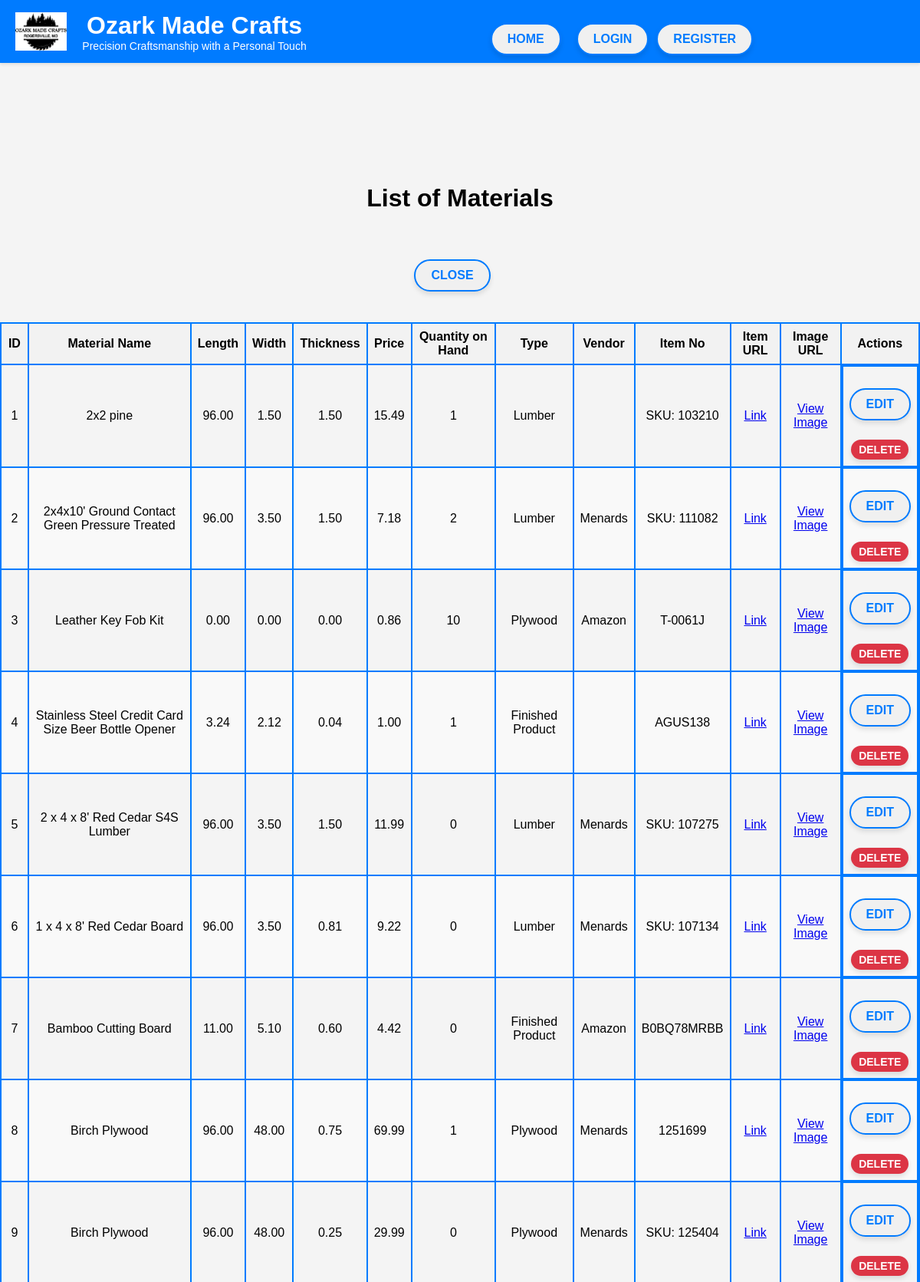
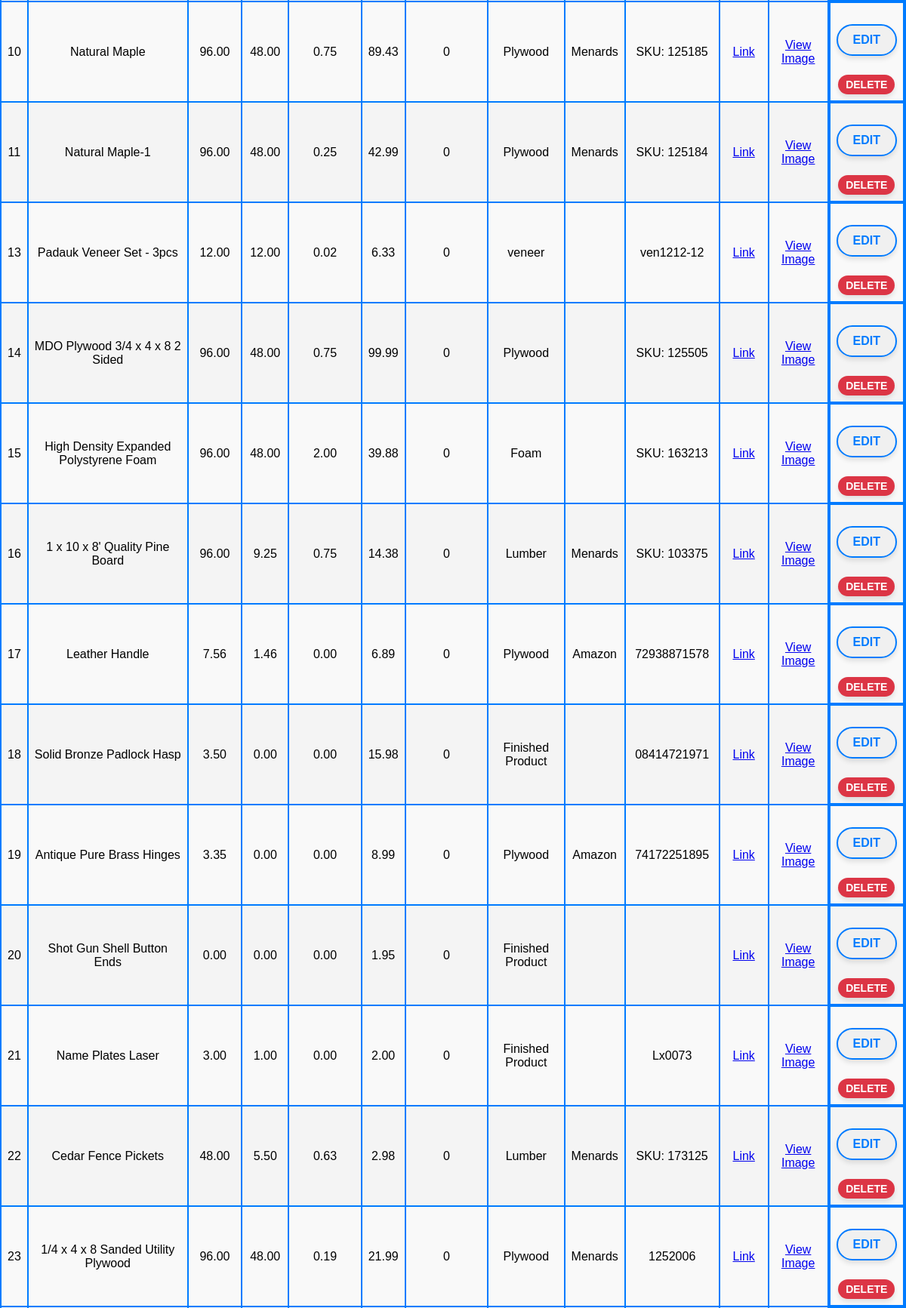
Screenshot of /public/materials/list_materials.php (upper part) with the database file from the repository (2 pictures, top to bottom).
### tables this page shows
CREATE TABLE `materials` (
  `id` int(4) NOT NULL AUTO_INCREMENT,
  `material_name` varchar(255) NOT NULL,
  `Length` decimal(10,2) NOT NULL,
  `Width` decimal(10,2) NOT NULL,
  `Thickness` decimal(10,2) NOT NULL,
  `Price` decimal(10,2) NOT NULL,
  `Quantity_on_Hand` int(11) NOT NULL,
  `type` varchar(255) NOT NULL,
  `vendor` varchar(255) NOT NULL,
  `Item_no` varchar(11) NOT NULL,
  `item_url` varchar(255) DEFAULT NULL,
  `image_url` varchar(255) DEFAULT NULL,
  `package_qnty` int(4) NOT NULL DEFAULT 1,
  PRIMARY KEY (`id`)
);

CREATE TABLE `vendors` (
  `id` int(11) NOT NULL AUTO_INCREMENT,
  `Vendor` varchar(255) NOT NULL,
  `Phone` varchar(20) DEFAULT NULL,
  `Web_Address` varchar(255) DEFAULT NULL,
  `Mailing_Address` varchar(255) DEFAULT NULL,
  `Email_Address` varchar(255) DEFAULT NULL,
  PRIMARY KEY (`id`)
);

### Controllers/MaterialController.php (called while the page is built, shortened)
<?php
class MaterialController {
    private $db;
    public function __construct(Database $db) {
        $this->db = $db;
    }
    public function getAllMaterials() {
        $conn = $this->db->getConnection();
        $query = "SELECT materials.*, vendors.vendor AS vendor_name FROM materials
                  LEFT JOIN vendors ON materials.vendor = vendors.id";
        $stmt = $conn->prepare($query);
        $stmt->execute();
        return $stmt->fetchAll(PDO::FETCH_ASSOC);
    }
}
?>

### Views/materials/list_materials.php (the view, shortened to what this page needs)
<?php
require_once BASE_PATH . '/Controllers/MaterialController.php';
$database = new Database(DB_HOST, DB_USER, DB_PASSWORD, DB_NAME);
$materialsController = new MaterialController($database);
$materials = $materialsController->getAllMaterials();
?>
<!DOCTYPE html>
<html lang="en">
<head>
    <link rel="stylesheet" href="<?php echo BASE_URL; ?>styles.css">
</head>
<body>
    <?php include BASE_PATH . '/Views/header.php'; ?>
    <h1 class="center-title">List of Materials</h1>
    <div class="top-buttons">
        <button class="btn styled-btn" style="margin-right: 20px;" onclick="window.location.href='<?php echo BASE_URL; ?>Views/materials/index.php'">Close</button>
    </div>
    <div class="content">
        <table>
            <thead>
                <tr>
                    <th>ID</th>
                    <th>Material Name</th>
                    <th>Length</th>
                    <th>Width</th>
                    <th>Thickness</th>
                    <th>Price</th>
                    <th>Quantity on Hand</th>
                    <th>Type</th>
                    <th>Vendor</th>
                    <th>Item No</th>
                    <th>Item URL</th>
                    <th>Image URL</th>
                    <th>Actions</th>
                </tr>
            </thead>
            <tbody>
                <?php foreach ($materials as $material): ?>
                    <tr>
                        <td><?php echo htmlspecialchars($material['id'] ?? ''); ?></td>
                        <td><?php echo htmlspecialchars($material['material_name'] ?? ''); ?></td>
                        <td><?php echo htmlspecialchars($material['Length'] ?? ''); ?></td>
                        <td><?php echo htmlspecialchars($material['Width'] ?? ''); ?></td>
                        <td><?php echo htmlspecialchars($material['Thickness'] ?? ''); ?></td>
                        <td><?php echo htmlspecialchars($material['Price'] ?? ''); ?></td>
                        <td><?php echo htmlspecialchars($material['Quantity_on_Hand'] ?? ''); ?></td>
                        <td><?php echo htmlspecialchars($material['type'] ?? ''); ?></td>
                        <td><?php echo htmlspecialchars($material['vendor_name'] ?? ''); ?></td>
                        <td><?php echo htmlspecialchars($material['Item_no'] ?? ''); ?></td>
                        <td><a href="<?php echo htmlspecialchars($material['item_url'] ?? ''); ?>" target="_blank">Link</a></td>
                        <td>
                        </td>
                        <td class="action-buttons">
                            <button class="btn styled-btn" onclick="window.location.href='<?php echo BASE_URL; ?>Views/materials/edit_material.php?id=<?php echo urlencode($material['id'] ?? ''); ?>'">Edit</button>
                            <form action="list_materials.php" method="post" onsubmit="return confirm('Are you sure you want to delete this material?');">
                                <input type="submit" class="btn styled-btn red" value="Delete">
                            </form>
                        </td>
                    </tr>
                <?php endforeach; ?>
            </tbody>
        </table>
    </div>
</body>
</html>

### styles.css (style rules this page uses)
body { font-family: Arial, sans-serif; margin: 0; padding: 0; background-color: #f4f4f4; display: flex; flex-direction: column; align-items: center; height: 100vh; margin-top: 160px; padding-top: 60px; }
form { flex-direction: column; align-items: center; }
input[type="submit"] { padding: 10px 20px; border: none; border-radius: 5px; background-color: #007BFF; color: white; cursor: pointer; font-size: 16px; }
.top-buttons { display: flex; justify-content: space-between; margin-top: 20px; }
.center-title { text-align: center; }
.content { margin-top: 20px; }
h1 { text-align: center; margin-top: 100px; }
.btn.styled-btn { background-color: #f0f0f0; color: #007bff; border: 2px solid #007bff; padding: 10px 20px; border-radius: 25px; font-size: 16px; font-weight: bold; text-transform: uppercase; transition: background-color 0.3s, color 0.3s; }
.btn.styled-btn.red { background-color: #DC3545; color: white; padding: 5px 10px; font-size: 14px; border: none; }
.btn { padding: 10px 20px; border: none; border-radius: 5px; background-color: #007BFF; color: white; text-decoration: none; font-size: 16px; cursor: pointer; display: inline-block; margin-top: 20px; }
.styled-btn { box-shadow: 0 4px 6px rgba(0, 0, 0, 0.1); }

### Views/materials/list_materials.php (style rules this page uses)
.top-buttons { display: flex; justify-content: space-between; margin-top: 0px; }
.center-title { text-align: center; margin-top: 20px; }
.content { margin-top: 0px; }
table { width: 100%; border-collapse: collapse; margin-top: 20px; }
table, th, td { border: 2px solid #007BFF; }
th, td { padding: 8px; text-align: center; }
th { background-color: #f2f2f2; }
tr:nth-child(even) { background-color: #f9f9f9; }
.btn.styled-btn.red { background-color: #DC3545; color: white; padding: 5px 10px; font-size: 14px; border: none; }
.action-buttons { display: flex; flex-direction: column; gap: 5px; }

### rows the page displays
materials: id "1", material_name "2x2 pine", Length "96.00", Width "1.50", Thickness "1.50", Price "15.49", Quantity_on_Hand "1", type "Lumber", Item_no "SKU: 103210"
materials: id "2", material_name "2x4x10' Ground Contact Green Pressure Treated", Length "96.00", Width "3.50", Thickness "1.50", Price "7.18", Quantity_on_Hand "2", type "Lumber", vendors.Vendor "Menards", Item_no "SKU: 111082"
materials: id "3", material_name "Leather Key Fob Kit", Length "0.00", Width "0.00", Thickness "0.00", Price "0.86", Quantity_on_Hand "10", type "Plywood", vendors.Vendor "Amazon", Item_no "T-0061J"
materials: id "4", material_name "Stainless Steel Credit Card Size Beer Bottle Opener", Length "3.24", Width "2.12", Thickness "0.04", Price "1.00", Quantity_on_Hand "1", type "Finished Product", Item_no "AGUS138"
materials: id "5", material_name "2 x 4 x 8' Red Cedar S4S Lumber", Length "96.00", Width "3.50", Thickness "1.50", Price "11.99", Quantity_on_Hand "0", type "Lumber", vendors.Vendor "Menards", Item_no "SKU: 107275"
materials: id "6", material_name "1 x 4 x 8' Red Cedar Board", Length "96.00", Width "3.50", Thickness "0.81", Price "9.22", Quantity_on_Hand "0", type "Lumber", vendors.Vendor "Menards", Item_no "SKU: 107134"
materials: id "7", material_name "Bamboo Cutting Board", Length "11.00", Width "5.10", Thickness "0.60", Price "4.42", Quantity_on_Hand "0", type "Finished Product", vendors.Vendor "Amazon", Item_no "B0BQ78MRBB"
materials: id "8", material_name "Birch Plywood", Length "96.00", Width "48.00", Thickness "0.75", Price "69.99", Quantity_on_Hand "1", type "Plywood", vendors.Vendor "Menards", Item_no "1251699"
materials: id "9", material_name "Birch Plywood", Length "96.00", Width "48.00", Thickness "0.25", Price "29.99", Quantity_on_Hand "0", type "Plywood", vendors.Vendor "Menards", Item_no "SKU: 125404"
materials: id "10", material_name "Natural Maple", Length "96.00", Width "48.00", Thickness "0.75", Price "89.43", Quantity_on_Hand "0", type "Plywood", vendors.Vendor "Menards", Item_no "SKU: 125185"
materials: id "11", material_name "Natural Maple-1", Length "96.00", Width "48.00", Thickness "0.25", Price "42.99", Quantity_on_Hand "0", type "Plywood", vendors.Vendor "Menards", Item_no "SKU: 125184"
materials: id "13", material_name "Padauk Veneer Set - 3pcs", Length "12.00", Width "12.00", Thickness "0.02", Price "6.33", Quantity_on_Hand "0", type "veneer", Item_no "ven1212-12"
materials: id "14", material_name "MDO Plywood 3/4 x 4 x 8 2 Sided", Length "96.00", Width "48.00", Thickness "0.75", Price "99.99", Quantity_on_Hand "0", type "Plywood", Item_no "SKU: 125505"
materials: id "15", material_name "High Density Expanded Polystyrene Foam", Length "96.00", Width "48.00", Thickness "2.00", Price "39.88", Quantity_on_Hand "0", type "Foam", Item_no "SKU: 163213"
materials: id "16", material_name "1 x 10 x 8' Quality Pine Board", Length "96.00", Width "9.25", Thickness "0.75", Price "14.38", Quantity_on_Hand "0", type "Lumber", vendors.Vendor "Menards", Item_no "SKU: 103375"
materials: id "17", material_name "Leather Handle", Length "7.56", Width "1.46", Thickness "0.00", Price "6.89", Quantity_on_Hand "0", type "Plywood", vendors.Vendor "Amazon", Item_no "72938871578"
materials: id "18", material_name "Solid Bronze Padlock Hasp", Length "3.50", Width "0.00", Thickness "0.00", Price "15.98", Quantity_on_Hand "0", type "Finished Product", Item_no "08414721971"
materials: id "19", material_name "Antique Pure Brass Hinges", Length "3.35", Width "0.00", Thickness "0.00", Price "8.99", Quantity_on_Hand "0", type "Plywood", vendors.Vendor "Amazon", Item_no "74172251895"
materials: id "20", material_name "Shot Gun Shell Button Ends", Length "0.00", Width "0.00", Thickness "0.00", Price "1.95", Quantity_on_Hand "0", type "Finished Product"
materials: id "21", material_name "Name Plates Laser", Length "3.00", Width "1.00", Thickness "0.00", Price "2.00", Quantity_on_Hand "0", type "Finished Product", Item_no "Lx0073"
materials: id "22", material_name "Cedar Fence Pickets", Length "48.00", Width "5.50", Thickness "0.63", Price "2.98", Quantity_on_Hand "0", type "Lumber", vendors.Vendor "Menards", Item_no "SKU: 173125"
materials: id "23", material_name "1/4 x 4 x 8 Sanded Utility Plywood", Length "96.00", Width "48.00", Thickness "0.19", Price "21.99", Quantity_on_Hand "0", type "Plywood", vendors.Vendor "Menards", Item_no "1252006"
